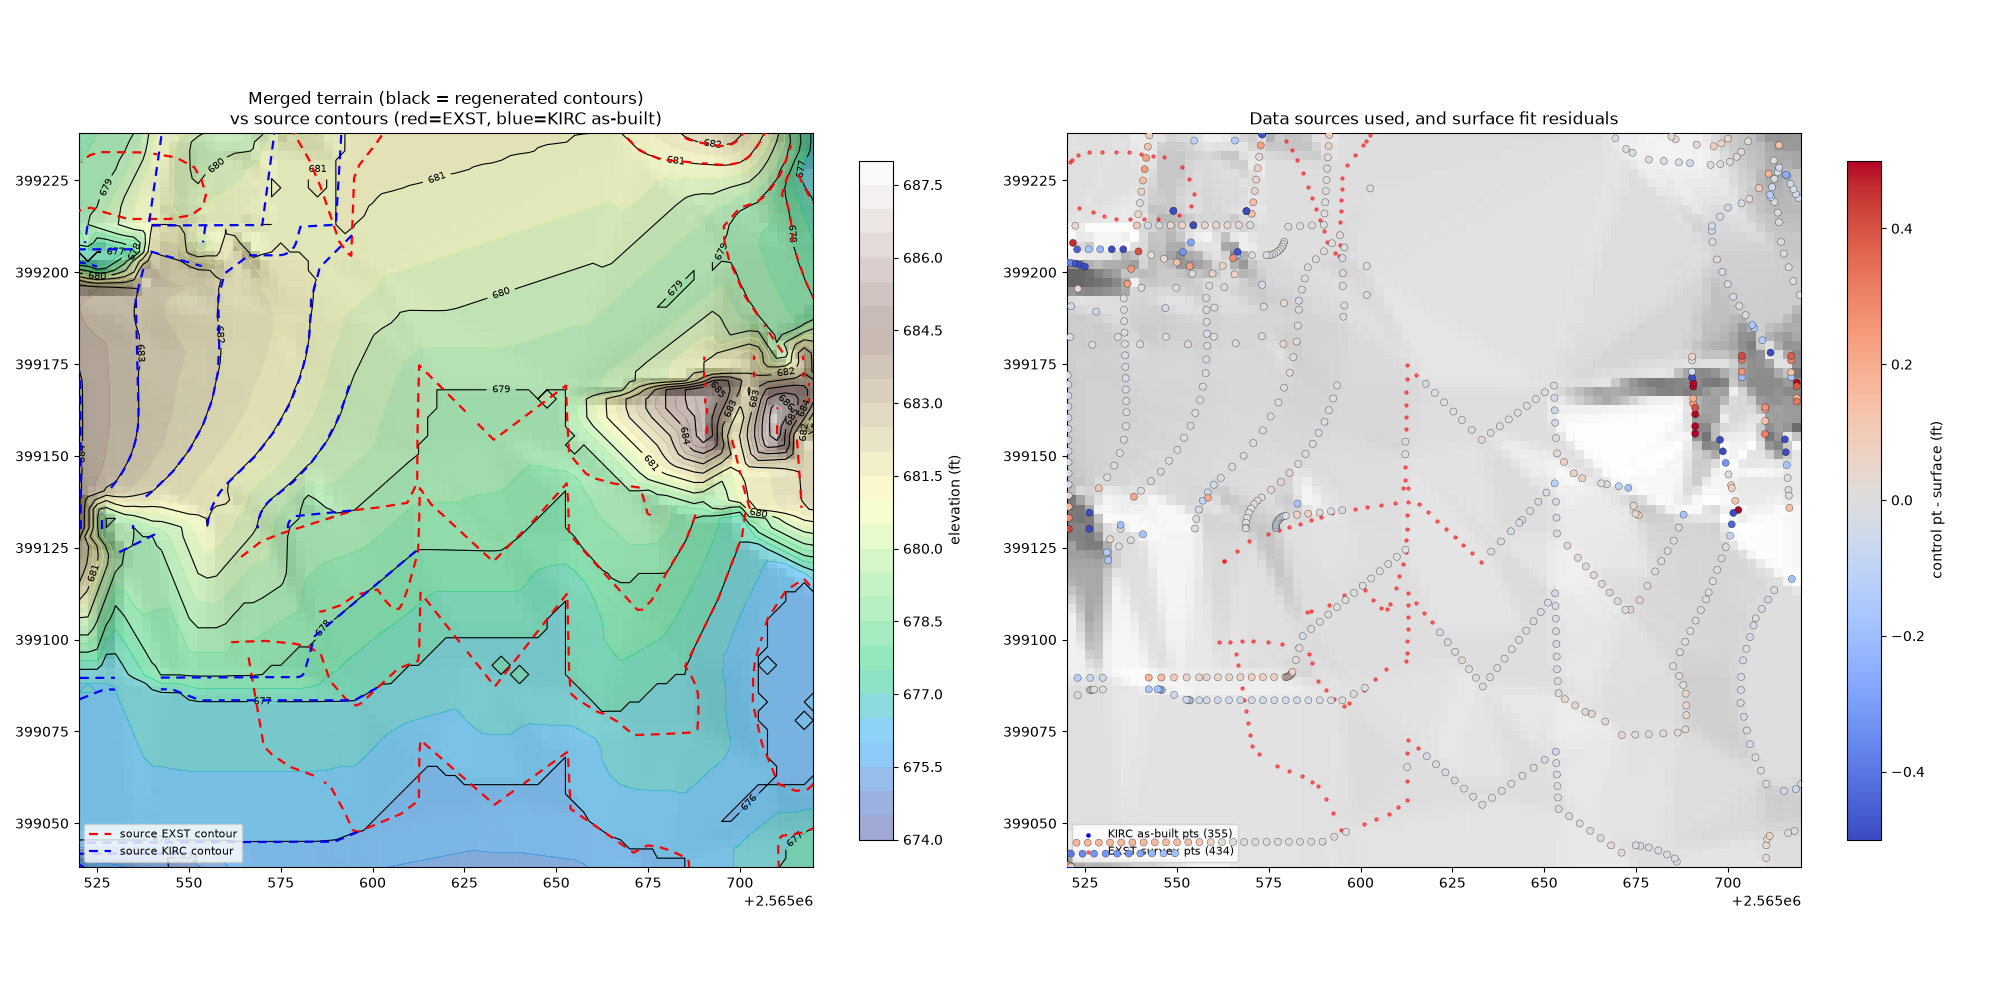

Reproduce this figure in Python.
#!/usr/bin/env python3
"""Validate the merged terrain grid against the source contour data."""
import matplotlib; matplotlib.use("Agg")
import matplotlib.pyplot as plt
import numpy as np, ezdxf, topo
from matplotlib.colors import LightSource
from scipy.interpolate import RegularGridInterpolator

d = np.load("terrain.npz")
gx, gy, Z, M, K, E = d["gx"], d["gy"], d["Z"], d["M"], d["K"], d["E"]
CX, CY, HALF = float(d["CX"]), float(d["CY"]), float(d["HALF"])
X0, X1, Y0, Y1 = CX-HALF, CX+HALF, CY-HALF, CY+HALF

fig, axes = plt.subplots(1, 2, figsize=(20, 10))

# ---- panel 1: hillshade + regenerated contours vs source contours ----
ax = axes[0]
ls = LightSource(azdeg=315, altdeg=45)
hs = ls.hillshade(Z, vert_exag=3.0, dx=2.5, dy=2.5)
ax.imshow(hs, cmap="gray", extent=[X0, X1, Y0, Y1], origin="lower", alpha=0.75)
im = ax.contourf(gx, gy, Z, levels=np.arange(674, 688.5, 0.5), cmap="terrain", alpha=0.45)
cs = ax.contour(gx, gy, Z, levels=np.arange(674, 688, 1), colors="k", linewidths=0.8)
ax.clabel(cs, fmt="%d", fontsize=7)

de = ezdxf.readfile(topo.EXST)
f = True
for z, pl in topo.exst_contours(de, layers=("C-EG-1-E",)):
    xs=[p[0] for p in pl]; ys=[p[1] for p in pl]
    if max(xs)<X0 or min(xs)>X1 or max(ys)<Y0 or min(ys)>Y1: continue
    ax.plot(xs, ys, color="red", lw=1.6, ls=(0,(4,3)), zorder=5,
            label="source EXST contour" if f else None); f=False
dk = ezdxf.readfile(topo.KIRC)
labs = topo.numeric_labels(dk, "TOPO-TEXT")
polys=[topo.entity_polyline(e) for e in dk.modelspace() if "TOPO-CONT" in e.dxf.layer]
polys=[p for p in polys if p and len(p)>=2]
lc = topo.label_chains(topo.build_chains(polys), labs)
f=True
for z,c in lc:
    xs=[p[0] for p in c]; ys=[p[1] for p in c]
    if max(xs)<X0 or min(xs)>X1 or max(ys)<Y0 or min(ys)>Y1: continue
    ax.plot(xs, ys, color="blue", lw=1.6, ls=(0,(4,3)), zorder=5,
            label="source KIRC contour" if f else None); f=False
ax.set_xlim(X0,X1); ax.set_ylim(Y0,Y1); ax.set_aspect("equal")
ax.set_title("Merged terrain (black = regenerated contours)\nvs source contours (red=EXST, blue=KIRC as-built)")
ax.legend(loc="lower left", fontsize=8)
plt.colorbar(im, ax=ax, shrink=0.7, label="elevation (ft)")

# ---- panel 2: which source governs where + residuals ----
ax = axes[1]
ax.imshow(hs, cmap="gray", extent=[X0,X1,Y0,Y1], origin="lower", alpha=0.6)
inbox = lambda P: (P[:,0]>=X0)&(P[:,0]<=X1)&(P[:,1]>=Y0)&(P[:,1]<=Y1)
Ki, Ei = K[inbox(K)], E[inbox(E)]
ax.scatter(Ki[:,0], Ki[:,1], s=5, c="blue", label=f"KIRC as-built pts ({len(Ki)})", zorder=4)
ax.scatter(Ei[:,0], Ei[:,1], s=5, c="red", label=f"EXST survey pts ({len(Ei)})", zorder=3, alpha=0.5)
Mi = M[inbox(M)]
rgi = RegularGridInterpolator((gy, gx), Z, bounds_error=False, fill_value=None)
res = Mi[:,2] - rgi(np.column_stack([Mi[:,1], Mi[:,0]]))
sc = ax.scatter(Mi[:,0], Mi[:,1], s=26, c=res, cmap="coolwarm", vmin=-0.5, vmax=0.5,
                edgecolors="k", linewidths=0.2, zorder=6)
plt.colorbar(sc, ax=ax, shrink=0.7, label="control pt - surface (ft)")
ax.set_xlim(X0,X1); ax.set_ylim(Y0,Y1); ax.set_aspect("equal")
ax.set_title("Data sources used, and surface fit residuals")
ax.legend(loc="lower left", fontsize=8)

plt.tight_layout(); plt.savefig("verify_terrain.png", dpi=100)
print("RESIDUALS of surface vs control points inside box:")
print(f"  n={len(res)}  mean {res.mean():+.3f}  max|r| {np.abs(res).max():.3f} ft"
      f"  |r|<0.25ft: {100*(np.abs(res)<0.25).mean():.1f}%")
print("saved verify_terrain.png")
